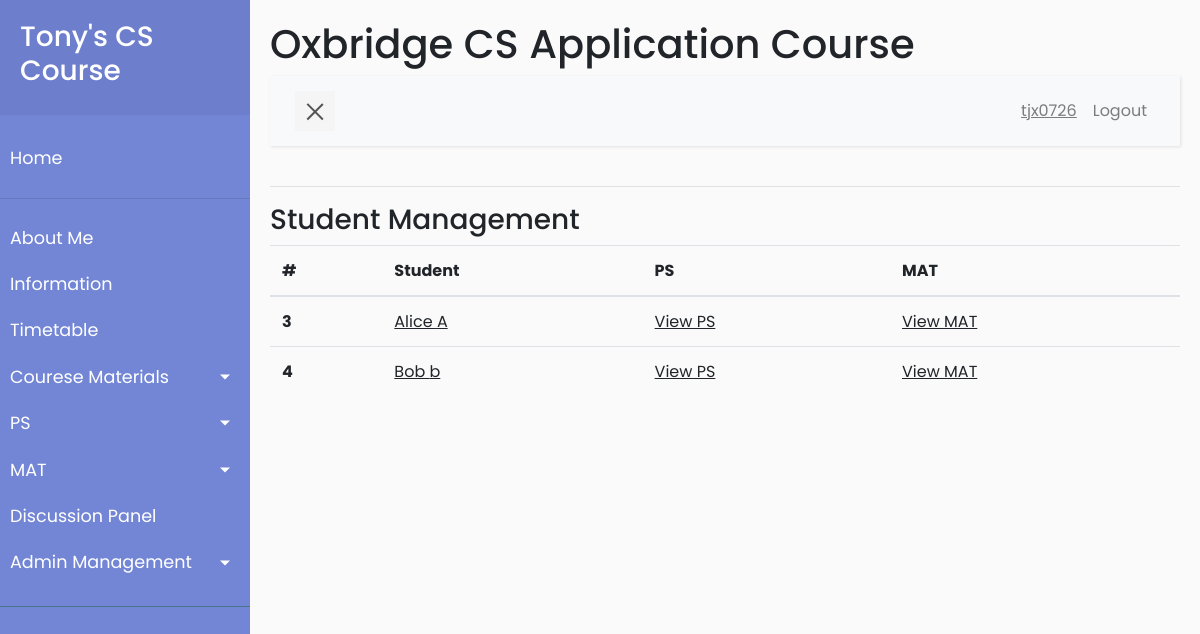
The app's page /management/student_management (signed in) with its own data.
### app/models.py (models this page shows, shortened)
class User(UserMixin, db.Model):
    id = db.Column(db.Integer, primary_key=True)
    username = db.Column(db.String(64), index=True, unique=True)
    firstname = db.Column(db.String(64), index=True)
    lastname = db.Column(db.String(64), index=True)
    email = db.Column(db.String(120), index=True, unique=True)
    password_hash = db.Column(db.String(128))
    is_admin = db.Column(db.Boolean, default=False)
    posts = db.relationship('Post', backref='author', lazy='dynamic')
    mats = db.relationship('Mat', secondary=user_mat_association,
                           back_populates='viewers')
    mat_results = db.relationship(
        'Mat_result', backref='student', lazy='dynamic')
    ps_own = db.relationship("Ps_files", backref='owner', lazy='dynamic',
                             foreign_keys='Ps_files.user_id_owner')
    ps_by_me = db.relationship("Ps_files", backref='author',
                               lazy='dynamic', foreign_keys='Ps_files.user_id_author')

### app/routes.py (the view)
@app.route('/management/student_management', methods=['GET', 'POST'])
@login_required
@admin_requirement
def student_management():
    students = User.query.filter_by(is_admin=False).order_by(User.id).all()
    return render_template('student_management.html', title='Student Management',
                           students=students)

### app/models.py (called while the page is built)
@login.user_loader
def load_user(id):
    return User.query.get(int(id))

### app/routes.py (called while the page is built)
def admin_requirement(f):
    from functools import wraps
    @wraps(f)
    def wrap(*args, **kwargs):
        if current_user.is_admin:
            return f(*args, **kwargs)
        else:
            flash('You have no access to admin contents.')
            return redirect(url_for('index'))
    return wrap

### app/templates/student_management.html (shortened to what this page needs)
{% extends "base.html" %}
{% block content %}
    <h3>Student Management</h3>
    <table class="table">
        <thead>
        <tr>
            <th scope="col">#</th>
            <th scope="col">Student</th>
            <th scope="col">PS</th>
            <th scope="col">MAT</th>
        </tr>
        </thead>
        <tbody>
    {% for u in students %}
        <tr>
            <th scope="row">{{ u.id }}</th>
            <td>
                <u><a href="{{ url_for('user_default', username=u.username) }}">
                            {{u.firstname}} {{u.lastname}}</a></u>
            </td>
            <td>
            <u><a href="#">
                    View PS
                </a></u>
            </td>
            <td>
            <u><a href=' {{ url_for('mat_management_user', username=u.username) }}'>
                    View MAT
                </a></u>
            </td>
        </tr>
    {% endfor %}
        </tbody>
    </table>
{% endblock%}

### app/templates/base.html (shortened to what this page needs)
<html lang="en">
    <head>
        <link rel="stylesheet" href="{{  url_for('static', filename='scripts/css/bootstrap.min.css') }}">
        <link rel="stylesheet" href="{{  url_for('static', filename='scripts/css/style5.css') }}">
    </head>
    <body>
        <div class="wrapper">
            <nav id="sidebar">
                <div class="sidebar-header">
                    <a href="{{ url_for('index') }}"><h3>Tony's CS Course</h3></a>
                </div>
                <ul class="list-unstyled components">
                    <li>
                        <a href="{{ url_for('index') }}">Home</a>
                    </li>
                    <hr>
                    <li>
                        <a href="#">About Me</a>
                    </li>
                    <li>
                        <a href="#">Information</a>
                    </li>
                    <li>
                        <a href="#">Timetable</a>
                    </li>
                    <li>
                        <a href="#cmSubmenu" data-toggle="collapse"
                            aria-expanded="false"
                            class="dropdown-toggle">Courese Materials</a>
                    </li>
                    <li>
                        <a href="#psSubmenu" data-toggle="collapse"
                            aria-expanded="false" class="dropdown-toggle">PS</a>
                    </li>
                    <li>
                        <a href="#matSubmenu" data-toggle="collapse"
                            aria-expanded="false" class="dropdown-toggle">MAT</a>
                    </li>
                    <li>
                        <a href="{{ url_for('discussion_no_page') }}">Discussion Panel</a>
                    </li>
					{% if current_user.is_admin%}
                    <li>
                        <a href="#adminSubmenu" data-toggle="collapse" aria-expanded="false" class="dropdown-toggle">Admin Management</a>
                    </li>
					{% endif %}
                </ul>
            </nav>
            <div id="content">
                <h1>Oxbridge CS Application Course</h1>
                <nav class="navbar navbar-expand-lg navbar-light bg-light">
                    <div class="container-fluid">
                        <button type="button" id="sidebarCollapse" class="navbar-btn">
                            <span></span>
                        </button>
                        <div class="collapse navbar-collapse" id="navbarSupportedContent">
                            <ul class="nav navbar-nav ml-auto">
                                {% if current_user.is_anonymous %}
                                <li class="nav-item">
                                    <a class="nav-link" href="{{ url_for('login') }}">Login</a>
                                </li>
                                <li class="nav-item">
                                    <a class="nav-link" href="{{
                                        url_for('register') }}">Register</a>
                                </li>
                                {% else %}
                                <li class="nav-item">
                                    <a class="nav-link" href="{{
                                        url_for('user_default', username=current_user.username)}}"><u>{{current_user.username}}</u></a>
                                </li>
                                <li class="nav-item">
                                    <a class="nav-link" href="{{ url_for('logout') }}">Logout</a>
                                </li>
                                {% endif %}
                            </ul>
                        </div>
                    </div>
                </nav>
                <hr>
                {% block content %}
                {% endblock %}
            </div>
        </div>
    </body>
</html>

### app/static/scripts/css/style5.css (style rules this page uses)
body { font-family: 'Poppins', sans-serif; background: #fafafa; word-wrap: break-word; }
a, a:hover, a:focus { color: inherit; text-decoration: none; transition: all 0.3s; }
.navbar { padding: 15px 10px; background: #fff; border: none; border-radius: 0; margin-bottom: 40px; box-shadow: 1px 1px 3px rgba(0, 0, 0, 0.1); }
.navbar-btn { box-shadow: none; outline: none !important; border: none; }
.wrapper { display: flex; width: 100%; align-items: stretch; perspective: 1500px; }
#sidebar { min-width: 250px; max-width: 250px; background: #7386D5; color: #fff; transition: all 0.6s cubic-bezier(0.945, 0.020, 0.270, 0.665); transform-origin: bottom left; }
#sidebar .sidebar-header { padding: 20px; background: #6d7fcc; }
#sidebar ul.components { padding: 20px 0; border-bottom: 1px solid #47748b; }
#sidebar ul li a { padding: 10px; font-size: 1.1em; display: block; }
a[data-toggle="collapse"] { position: relative; }
.dropdown-toggle::after { display: block; position: absolute; top: 50%; right: 20px; transform: translateY(-50%); }
#content { width: 100%; padding: 20px; min-height: 100vh; transition: all 0.3s; }
#sidebarCollapse { width: 40px; height: 40px; background: #f5f5f5; cursor: pointer; }
#sidebarCollapse span { width: 80%; height: 2px; margin: 0 auto; display: block; background: #555; transition: all 0.8s cubic-bezier(0.810, -0.330, 0.345, 1.375); transition-delay: 0.2s; }
#sidebarCollapse span:last-of-type { transform: rotate(-45deg) translate(1px, -1px); }

### records on screen
User: username "tjx0726"
User: id "3", firstname "Alice", lastname "A"
User: id "4", firstname "Bob", lastname "b"
